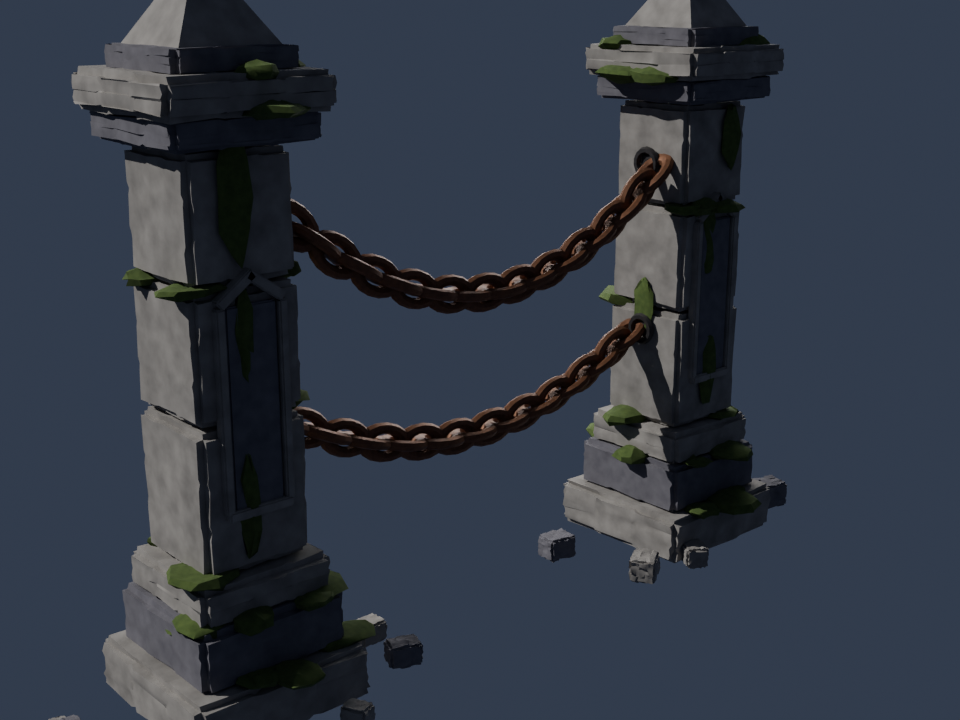
#> input picture art-src/cenario/previas/coluna_corrente_3q.png, 960 x 720 px, given as the content of the folder ../cenario/previas/previas/coluna_corrente_3q.png, which was not available
$ python make_sheet.py ../cenario/previas
#> lines starting #> are read from the running program, lines starting #| are printed output that depends on the picture; pictures that were not available may be replaced by others from this repository, and a replacement may not be noted
"""Prancha JPG das previas (Python comum com Pillow). Uso: python make_sheet.py <pasta blender> [clip ...]
Sem clips: todas as pastas de previas/ em uma prancha unica (_prancha.jpg); com clips: um quadro por clip (_rev.jpg)."""
import sys, os, glob
from PIL import Image, ImageDraw
root = sys.argv[1]
names = sys.argv[2:] or sorted(os.listdir(os.path.join(root, "previas")))
rows = []
for n in names:
    fs = sorted(glob.glob(os.path.join(root, "previas", n, "*.png")))
    if fs:
        rows.append((n, fs))
cw = 340 if not sys.argv[2:] else 512
maxc = max(len(f) for _, f in rows)
lab = 22
sheet = Image.new("RGB", (cw * maxc, (cw + lab) * len(rows)), (24, 20, 30))
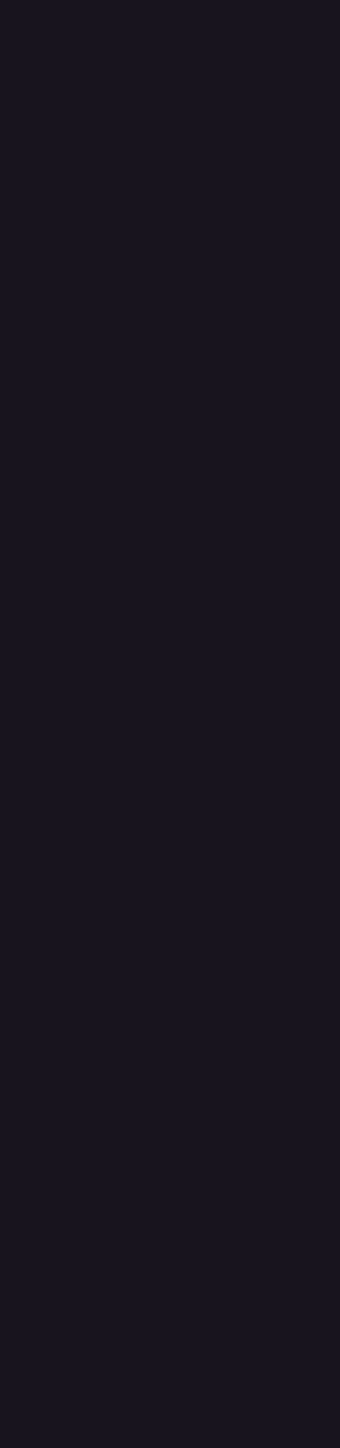
#> sheet: PIL image 340x1448 RGB; mean R, G, B 24, 20, 30
d = ImageDraw.Draw(sheet)
for r, (n, fs) in enumerate(rows):
    d.text((6, r * (cw + lab) + 4), n, fill=(240, 230, 200))
    for c, f in enumerate(fs):
        im = Image.open(f).convert("RGB").resize((cw, cw), Image.LANCZOS)
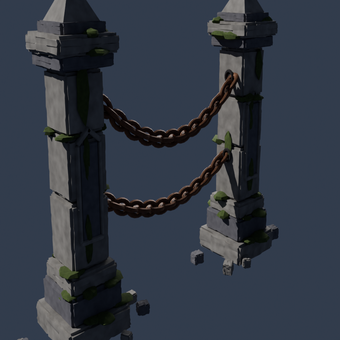
#> im: PIL image 340x340 RGB; mean R, G, B 48.8, 55.7, 66.6
        sheet.paste(im, (c * cw, r * (cw + lab) + lab))
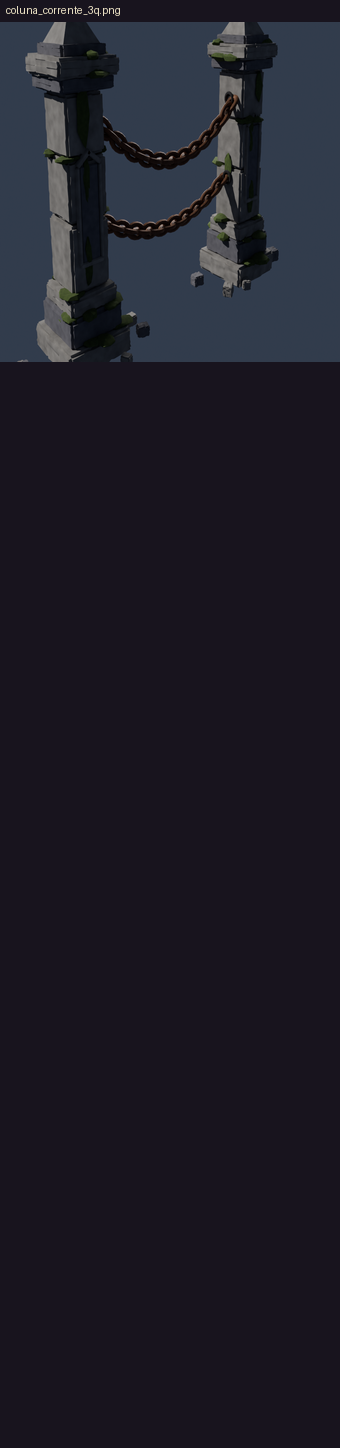
#> sheet: PIL image 340x1448 RGB; mean R, G, B 29.9, 28.5, 38.7
        d.text((c * cw + 6, r * (cw + lab) + lab + 4), os.path.basename(f)[-8:-4], fill=(200, 200, 200))
out = os.path.join(root, "_prancha.jpg" if not sys.argv[2:] else "_rev.jpg")
sheet.save(out, quality=88)
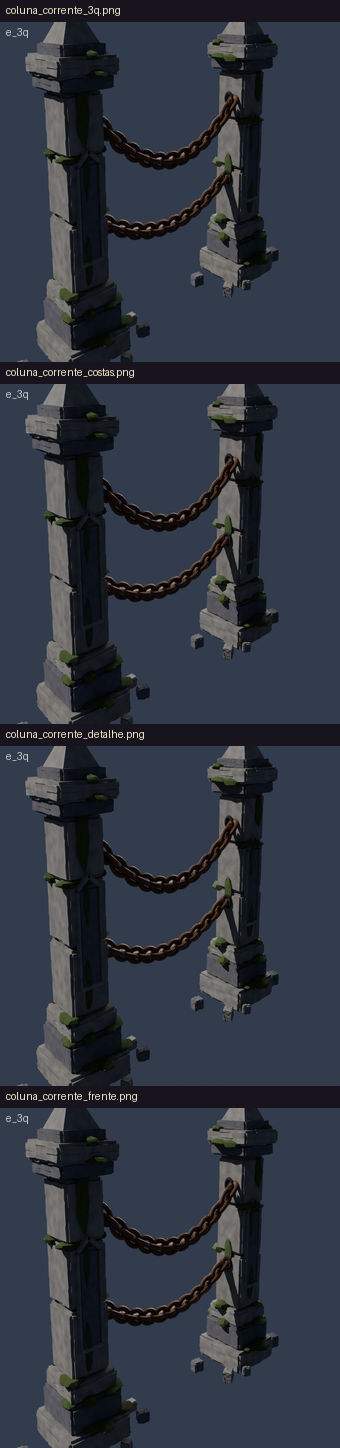
#> saved as _prancha.jpg: PIL image 340x1448 RGB; mean R, G, B 47.8, 54.1, 64.8
print(out, sheet.size)
